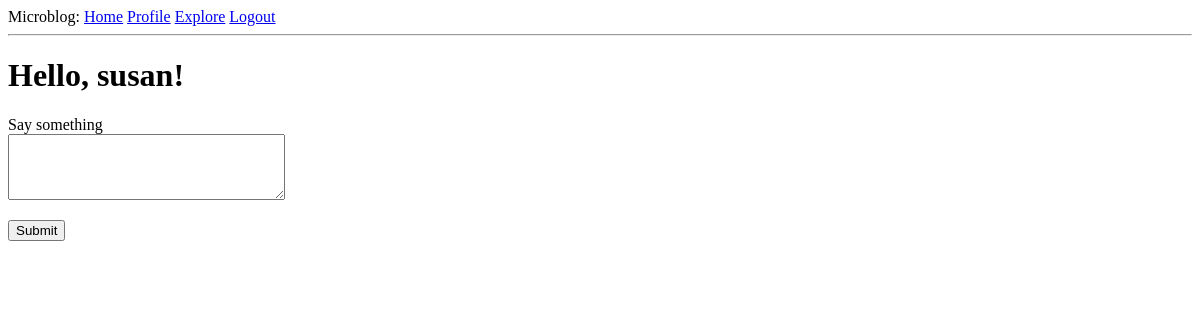
Before: /index (signed in) with the older database file.
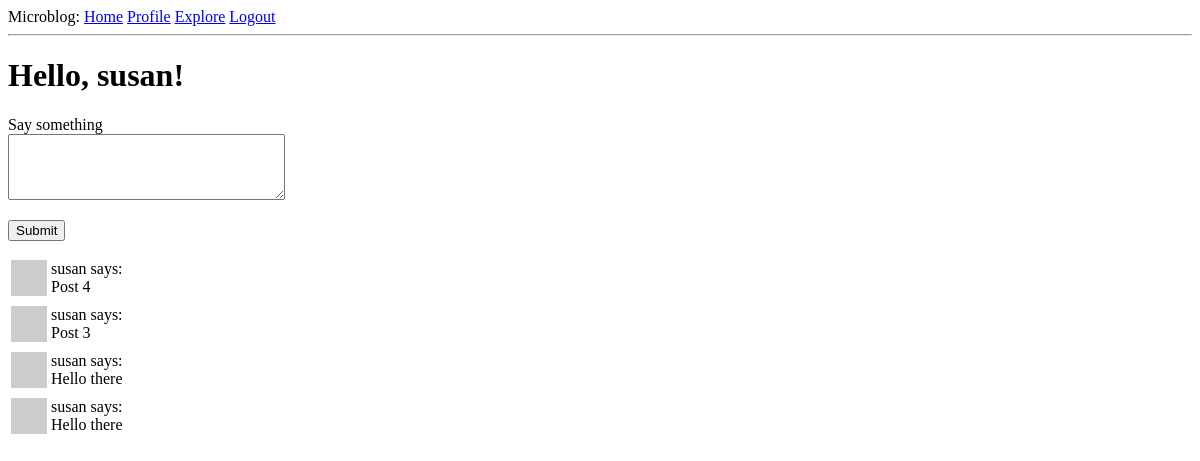
After: the same page with the newer database file.
### app/models.py (models this page shows, shortened)
class Post(db.Model):
    id = db.Column(db.Integer, primary_key=True)
    body = db.Column(db.String(140))
    timestamp = db.Column(db.DateTime, index=True, default=datetime.utcnow)
    user_id = db.Column(db.Integer, db.ForeignKey('user.id'))

class User(UserMixin, db.Model):
    id = db.Column(db.Integer, primary_key=True)
    username = db.Column(db.String(64), index=True, unique=True)
    email = db.Column(db.String(120), index=True, unique=True)
    password_hash = db.Column(db.String(128))
    about_me = db.Column(db.String(140))
    last_seen = db.Column(db.DateTime, default=datetime.utcnow)
    followed = db.relationship(
        'User',
        secondary=followers,
        primaryjoin=(followers.c.follower_id == id),
        secondaryjoin=(followers.c.followed_id == id),
        backref=db.backref('followers', lazy='dynamic'),
        lazy='dynamic'
    )
    posts = db.relationship('Post', backref='author', lazy='dynamic')
    def avatar(self, size):
        digest = md5(self.email.lower().encode('utf-8')).hexdigest()
        return 'https://www.gravatar.com/avatar/{}?d=identicon&s={}'.format(
            digest, size)
    def followed_posts(self):
        followed =  (Post.query
                         .join(followers, (followers.c.followed_id == Post.user_id))
                         .filter(followers.c.follower_id == self.id))
        own = Post.query.filter_by(user_id=self.id)
        return followed.union(own).order_by(Post.timestamp.desc())

### app/routes.py (the view)
@app.route('/', methods=['GET', 'POST'])
@app.route('/index', methods=['GET', 'POST'])
@login_required
def index():
    form = PostForm()
    if form.validate_on_submit():
        post = Post(body=form.post.data, author=current_user)
        db.session.add(post)
        db.session.commit()
        flash('Your post is now live!')
        return redirect(url_for('index'))
    page = request.args.get('page', 1, type=int)
    posts = current_user.followed_posts().paginate(
        page, app.config['POSTS_PER_PAGE'], false
    )
    next_url = url_for('index', page=posts.next_num) \
        if posts.has_next else None
    prev_url = url_for('index', page=posts.prev_num) \
        if posts.has_prev else None
    return render_template('index.html',
                           title='Home Page',
                           form=form,
                           posts=posts.items,
                           next_url=next_url,
                           prev_url=prev_url)

### app/forms.py
class PostForm(FlaskForm):
    post = TextAreaField('Say something', validators=[
        DataRequired(), Length(min=1, max=140)
    ])
    submit = SubmitField('Submit')

### app/models.py (called while the page is built)
@login.user_loader
def load_user(id):
    return User.query.get(int(id))

### app/routes.py (called while the page is built)
@app.before_request
def before_request():
    if current_user.is_authenticated:
        current_user.last_seen = datetime.utcnow()
        db.session.commit()

### app/templates/index.html (shortened to what this page needs)
{% extends "base.html" %}
{% block content %}
    <h1>Hello, {{ current_user.username }}!</h1>
    {% if form %}
    <form action="" method="post">
        <p>
            {{ form.post.label }}<br />
            {{ form.post(cols=32, rows=4) }}<br />
        </p>
        <p>{{ form.submit() }}</p>
    </form>
    {% endif %}
    {% for post in posts %}
        {% include "_post.html" %}
    {% endfor %}
{% endblock content %}

### app/templates/_post.html
<table>
    <tr valign="top">
        <td>
            <img src="{{ post.author.avatar(36) }}"
                 alt="{{ post.author.username }}'s avatar"
                 height=36
                 width=36 />
        </td>
        <td>
            {{ post.author.username }} says:
            <br />
            {{ post.body }}
        </td>
    </tr>
</table>

Changed rows visible on the page:
added Post: author.username "susan", body "Post 4"
added Post: author.username "susan", body "Post 3"
added Post: author.username "susan", body "Hello there"
added Post: author.username "susan", body "Hello there"
